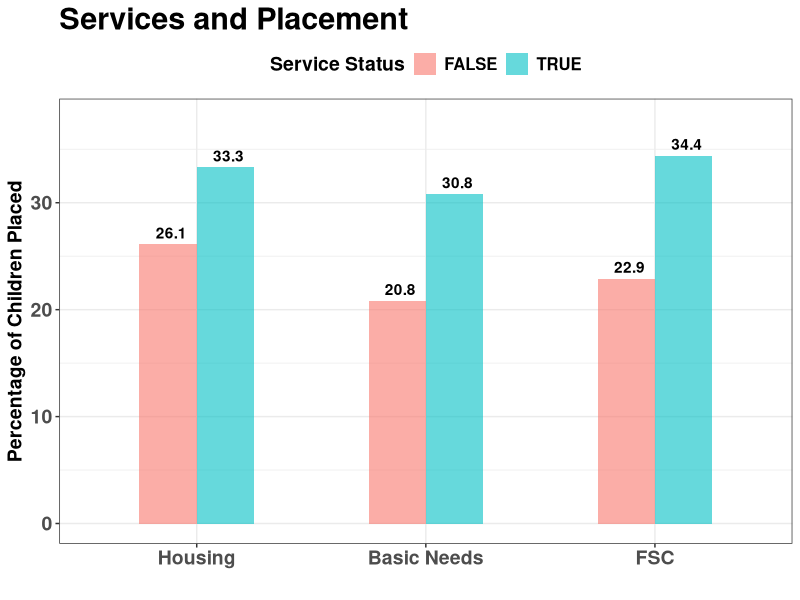

Reproduce this figure in R.
library(dplyr)
library(ggplot2)

plotData <- read.csv("Data/plotData.csv")
percent2<-plotData$percent*100
plotData<-cbind(plotData,percent2)

plotData$serviceName <- as.factor(plotData$serviceName)
positions <- c("Housing", "Basic Needs", "FSC")

ggplot(plotData,aes(y = percent2, ymax = max(percent2)*1.10, x = serviceName, fill = serviceStatus)) +
  geom_bar(stat = "identity",position = "dodge",alpha = 0.6, width = 0.5) +
  geom_text(aes(label = percent2), position = position_dodge(width=0.5), hjust=0.4, vjust=-0.5, fontface = "bold") + 
  ylab("Percentage of Children Placed") +
  xlab("") +
  ggtitle("Services and Placement") +
  scale_fill_discrete(name="Service Status") +
  scale_x_discrete(limits = positions) +
  theme_bw() +
  theme(axis.text=element_text(size=14,face="bold"),
        axis.title=element_text(size=14,face="bold"),
        plot.title = element_text(size = 22, face = "bold"),
        legend.text=element_text(size=12,face="bold"),
        legend.title=element_text(size=14,face="bold"),
        legend.position = "top")
  
  
